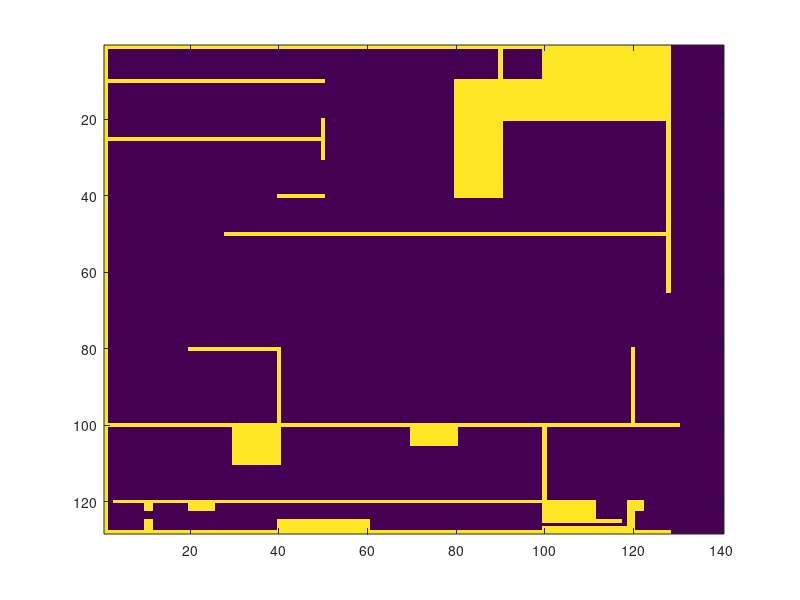

Source code (MATLAB): (Note: this script raises an error after producing the figure.)
%Example on the use of AStar Algorithm in an occupancy grid. 
% clear
%%% Generating a MAP
%1 represent an object that the path cannot penetrate, zero is a free path
yee=1;
if yee==1
MAP=int8(zeros(128,140));
MAP(1:64,1)=1;
MAP(120,3:100)=1;
MAP(125:128,40:60)=1;
MAP(120:128,100:120)=1;
MAP(126,100:118)=0;
MAP(120:126,118)=0;
MAP(100:120,100)=1;
MAP(114:124,112:118)=0;
MAP(1,1:128)=1;
MAP(128,1:128)=1;
MAP(100,1:130)=1;
MAP(50,28:128)=1;
MAP(20:30,50)=1;
MAP(1:128,1)=1;
MAP(1:65,128)=1;
MAP(1,1:128)=1;
MAP(128,1:128)=1;
MAP(10,1:50)=1;
MAP(25,1:50)=1;
MAP(40,40:50)=1;
MAP(40,40:45)=1;
MAP(80,20:40)=1;
MAP(80:100,40)=1;
MAP(80:100,120)=1;
MAP(120:122,120:122)=1;
MAP(120:122,20:25)=1;
MAP(120:122,10:11)=1;
MAP(125:128,10:11)=1;
MAP(100:110,30:40)=1;
MAP(1:20,100:128)=1;
MAP(10:20,80:128)=1;
MAP(20:40,80:90)=1;
MAP(1:40,90:90)=1;
MAP(100:105,70:80)=1;
MAP_OUT=MAP;
pause();
StartX=15;
StartY=15;
else
    MAP=int8(zeros(23,29));
    MAP=MAP+int8(map~=0);
    StartX=pos(1);
    StartY=pos(2);
end
figure(2);
image(double(MAP)*256);
figure(3);
%Start Positions
%Generating goal nodes, which is represented by a matrix. Several goals can be speciefied, in which case the pathfinder will find the closest goal. 
%a cell with the value 1 represent a goal cell
if yee==1
GoalRegister=int8(zeros(128,140));
GoalRegister(60,60)=1;
GoalRegister(110,80)=1;
else
    GoalRegister=int8(zeros(23,29));
    GoalRegister(12,12)=1;
end
%Number of Neighboors one wants to investigate from each cell. A larger
%number of nodes means that the path can be alligned in more directions. 
%Connecting_Distance=1-> Path can  be alligned along 8 different direction.
%Connecting_Distance=2-> Path can be alligned along 16 different direction.
%Connecting_Distance=3-> Path can be alligned along 32 different direction.
%Connecting_Distance=4-> Path can be alligned along 56 different direction.
%ETC......
Connecting_Distance=8; %Avoid to high values Connecting_Distances for reasonable runtimes. 
% Running PathFinder
OptimalPath=ASTARPATH(StartX,StartY,MAP,GoalRegister,Connecting_Distance)
% End. 
if size(OptimalPath,2)>1
figure(10)
imagesc((MAP))
    colormap(flipud(gray));
hold on
plot(OptimalPath(1,2),OptimalPath(1,1),'o','color','k')
plot(OptimalPath(end,2),OptimalPath(end,1),'o','color','b')
plot(OptimalPath(:,2),OptimalPath(:,1),'r')
legend('Goal','Start','Path')
else 
     pause(1);
 h=msgbox('Sorry, No path exists to the Target!','warn');
 uiwait(h,5);
 end
showNeighboors=0; %Set to 1 if you want to visualize how the possible directions of path. The code
%below are purley for illustrating purposes. 
if showNeighboors==1
%
%2
NeigboorCheck=[0 1 0 1 0;1 1 1 1 1;0 1 0 1 0;1 1 1 1 1;0 1 0 1 0]; %Heading has 16 possible allignments
[row col]=find(NeigboorCheck==1);
Neighboors=[row col]-(2+1);
figure(2)
for p=1:size(Neighboors,1)
  i=Neighboors(p,1);
       j=Neighboors(p,2);
      
     plot([0 i],[0 j],'k')
 hold on
 axis equal
 
grid on
title('Connecting distance=2')
end
%3
NeigboorCheck=[0 1 1 0 1 1 0;1 0 1 0 1 0 1;1 1 1 1 1 1 1;0 0 1 0 1 0 0;1 1 1 1 1 1 1;1 0 1 0 1 0 1;0 1 1 0 1 1 0]; %Heading has 32 possible allignments
figure(3)
[row col]=find(NeigboorCheck==1);
Neighboors=[row col]-(3+1);
for p=1:size(Neighboors,1)
  i=Neighboors(p,1);
       j=Neighboors(p,2);
      
     plot([0 i],[0 j],'k')
 hold on
 axis equal
 grid on
title('Connecting distance=3')
end
 
%4
NeigboorCheck=[0 1 1 1 0 1 1 1 0;1 0 1 1 0 1 1 0 1;1 1 0 1 0 1 0 1 1;1 1 1 1 1 1 1 1 1;0 0 0 1 0 1 0 0 0;1 1 1 1 1 1 1 1 1;1 1 0 1 0 1 0 1 1 ;1 0 1 1 0 1 1 0 1 ;0 1 1 1 0 1 1 1 0];  %Heading has 56 possible allignments
figure(4)
[row col]=find(NeigboorCheck==1);
Neighboors=[row col]-(4+1);
for p=1:size(Neighboors,1)
  i=Neighboors(p,1);
       j=Neighboors(p,2);
      
     plot([0 i],[0 j],'k')
 hold on
 axis equal
grid on
title('Connecting distance=4')
end
%1
NeigboorCheck=[1 1 1;1 0 1;1 1 1];
figure(1)
[row col]=find(NeigboorCheck==1);
Neighboors=[row col]-(1+1);
for p=1:size(Neighboors,1)
  i=Neighboors(p,1);
       j=Neighboors(p,2);
      
     plot([0 i],[0 j],'k')
 hold on
 axis equal
grid on
title('Connecting distance=1')
end
end
